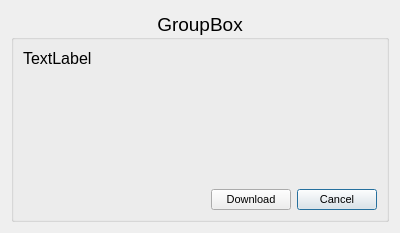
<?xml version="1.0" encoding="UTF-8"?>
<ui version="4.0">
 <class>d_download</class>
 <widget class="QDialog" name="d_download">
  <property name="geometry">
   <rect>
    <x>0</x>
    <y>0</y>
    <width>400</width>
    <height>233</height>
   </rect>
  </property>
  <property name="windowTitle">
   <string>Dialog</string>
  </property>
  <property name="windowIcon">
   <iconset resource="../Icons/Icons.qrc">
    <normaloff>:/Logo/logo.png</normaloff>:/Logo/logo.png</iconset>
  </property>
  <layout class="QVBoxLayout" name="verticalLayout">
   <item>
    <widget class="QGroupBox" name="groupBox">
     <property name="font">
      <font>
       <pointsize>14</pointsize>
      </font>
     </property>
     <property name="title">
      <string>GroupBox</string>
     </property>
     <property name="alignment">
      <set>Qt::AlignCenter</set>
     </property>
     <layout class="QGridLayout" name="gridLayout">
      <item row="1" column="1" colspan="2">
       <spacer name="verticalSpacer">
        <property name="orientation">
         <enum>Qt::Vertical</enum>
        </property>
        <property name="sizeHint" stdset="0">
         <size>
          <width>20</width>
          <height>40</height>
         </size>
        </property>
       </spacer>
      </item>
      <item row="2" column="2">
       <widget class="QPushButton" name="pb_cancel">
        <property name="font">
         <font>
          <pointsize>8</pointsize>
         </font>
        </property>
        <property name="text">
         <string>Cancel</string>
        </property>
       </widget>
      </item>
      <item row="2" column="1">
       <widget class="QPushButton" name="pb_download">
        <property name="font">
         <font>
          <pointsize>8</pointsize>
         </font>
        </property>
        <property name="text">
         <string>Download</string>
        </property>
       </widget>
      </item>
      <item row="1" column="0">
       <spacer name="horizontalSpacer">
        <property name="orientation">
         <enum>Qt::Horizontal</enum>
        </property>
        <property name="sizeHint" stdset="0">
         <size>
          <width>40</width>
          <height>20</height>
         </size>
        </property>
       </spacer>
      </item>
      <item row="0" column="0" colspan="3">
       <widget class="QLabel" name="lb_downloadDescription">
        <property name="font">
         <font>
          <pointsize>12</pointsize>
         </font>
        </property>
        <property name="text">
         <string>TextLabel</string>
        </property>
        <property name="alignment">
         <set>Qt::AlignLeading|Qt::AlignLeft|Qt::AlignTop</set>
        </property>
        <property name="margin">
         <number>5</number>
        </property>
       </widget>
      </item>
     </layout>
    </widget>
   </item>
  </layout>
 </widget>
 <tabstops>
  <tabstop>pb_download</tabstop>
  <tabstop>pb_cancel</tabstop>
 </tabstops>
 <resources>
  <include location="../Icons/Icons.qrc"/>
 </resources>
 <connections/>
</ui>
